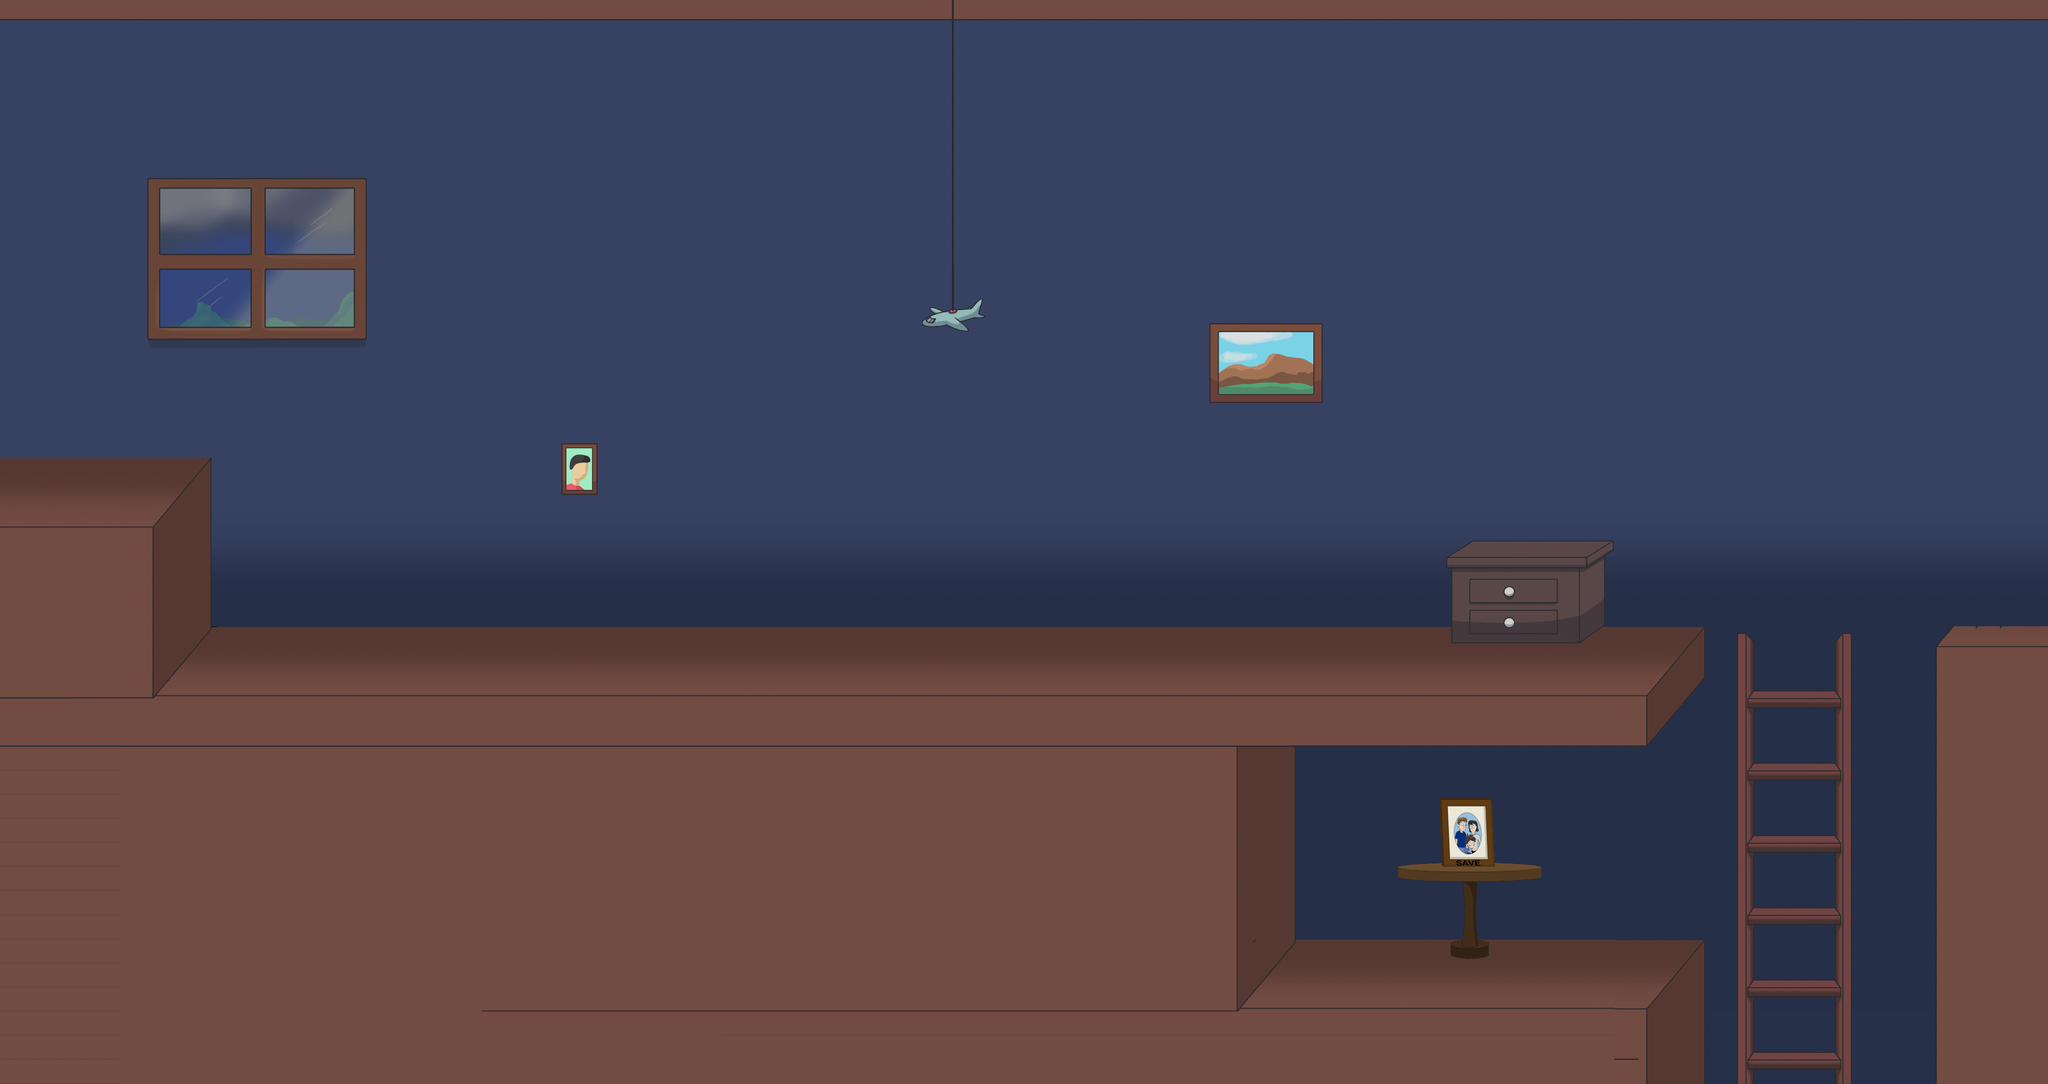

A 2D game scene composited from a Tiled map and its tileset images. What follows is a short description and the map's XML, with each tile layer's data collapsed to a summary:
An orthogonal 85x45 tile map with 45x45 px tiles, 7 tile layers (PisoFondo, Puerta1, DetallesFondo, Plataformas, ...), 3 tilesets.

<map version="1.0" orientation="orthogonal" renderorder="right-down" width="85" height="45" tilewidth="45" tileheight="45" nextobjectid="1">
 <tileset firstgid="1" name="fondo1" tilewidth="45" tileheight="45" tilecount="1188" columns="44">
  <image source="TileCuartoAbner.png" width="1980" height="1215" />
 </tileset>
 <tileset firstgid="1189" name="fondo2" tilewidth="45" tileheight="45" tilecount="2915" columns="55">
  <image source="TileArmario.png" width="2475" height="2400" />
 </tileset>
 <tileset firstgid="4104" name="fondo3" tilewidth="45" tileheight="45" tilecount="1344" columns="56">
  <image source="TilePasillos.png" width="2527" height="1121" />
 </tileset>
 <layer name="PisoFondo" width="85" height="45">
  <data>[3825 cells, 3825 non-empty, 25 distinct tile ids]</data>
 </layer>
 <layer name="Puerta1" width="85" height="45">
  <data>[3825 cells, 27 non-empty, 1 distinct tile ids]</data>
 </layer>
 <layer name="DetallesFondo" width="85" height="45">
  <data>[3825 cells, 1042 non-empty, 174 distinct tile ids]</data>
 </layer>
 <layer name="Plataformas" width="85" height="45">
  <data>[3825 cells, 116 non-empty, 18 distinct tile ids]</data>
 </layer>
 <layer name="PlataformasNoCruzar" width="85" height="45">
  <data>[3825 cells, 732 non-empty, 55 distinct tile ids]</data>
 </layer>
 <layer name="Guardado" width="85" height="45">
  <data>[3825 cells, 42 non-empty, 42 distinct tile ids]</data>
 </layer>
 <layer name="CapaEncima" width="85" height="45">
  <data>[3825 cells, 22 non-empty, 12 distinct tile ids]</data>
 </layer>
</map>
